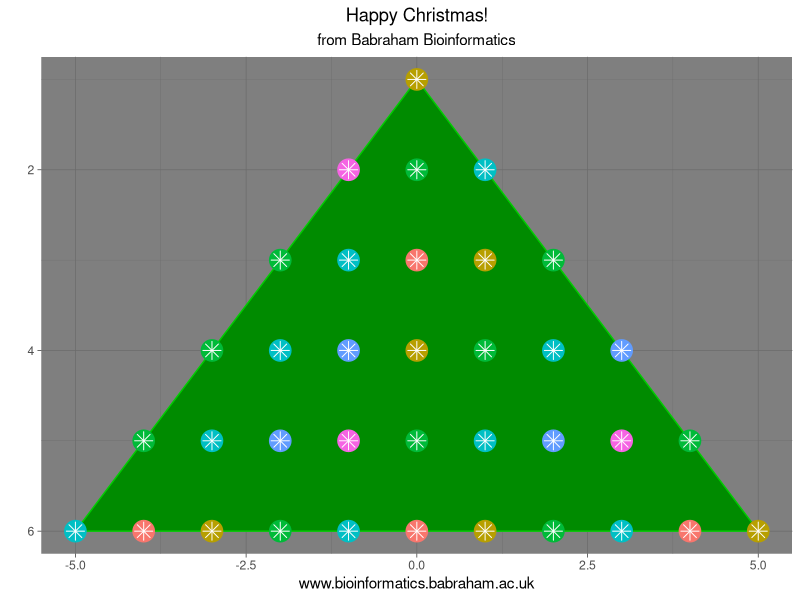

This figure's R source:
library(tidyverse)

tibble(pos=c(0,-1,0,1),level=c(1,2,2,2)) -> data

expand.tree <- function (data) {
    data %>%
      filter(level==max(level)) %>%
        mutate(level = level+1) -> next.branch
  
    next.branch %>%
      filter(abs(pos) == max(pos)) %>%
        mutate(pos = if_else(pos>0, pos+1, pos-1)) %>%
          bind_rows(next.branch) %>%
            bind_rows(data) %>%
              return()
}

data %>% 
  expand.tree() %>% 
    expand.tree() %>% 
      expand.tree() %>% 
        expand.tree() %>%
          mutate(colour = as.factor(pos%%4 + level%%3))-> data

data %>%
  ggplot(aes(pos,level,colour=colour)) + 
  geom_polygon(data=tibble(pos=c(-5,5,0),level=c(6,6,1)),colour="green3",fill="green4") +
  geom_point(size=7, show.legend = F) + 
  geom_point(shape=8, size=4, colour="white") + 
  scale_y_reverse() +
  theme_dark() +
  ggtitle("Happy Christmas!", "from Babraham Bioinformatics") +
  theme(plot.title=element_text(hjust=0.5),plot.subtitle=element_text(hjust=0.5)) +
  xlab("www.bioinformatics.babraham.ac.uk") +
  ylab("")

#ggsave("c:/Users/andrewss/Desktop/xmas.svg",device = "svg", width = 4, height = 5)
